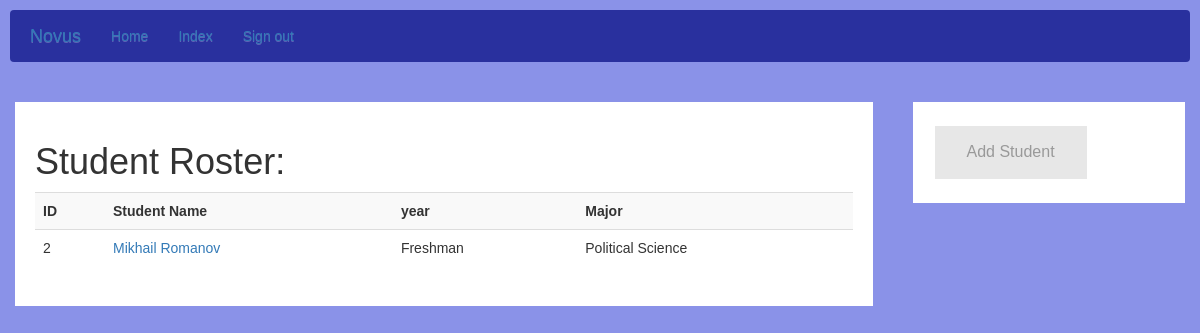
/student_roster (signed in), run on the app's committed database.
### models.py (models this page shows, shortened)
class User(db.Model, UserMixin):
    __tablename__="users"
    id = db.Column(db.Integer, primary_key=True)
    uniqueid = db.Column(db.String(5), index=True)
    name = db.Column(db.String(120), index=True, unique=False)
    gender = db.Column(db.String(6), index=True)
    email = db.Column(db.String(120), index=True)
    phone = db.Column(db.String(120), index=True)
    birthday = db.Column(db.String(120), index=True)
    active = db.Column(db.Boolean())
    roles = relationship("Role", secondary="user_roles")
    password = db.Column(db.String(128))
    type = db.Column(db.String(15))

class Student(User, db.Model):
    __tablename__= "students"
    id = db.Column(db.Integer, ForeignKey('users.id'), primary_key=True)
    year = db.Column(db.String(10), index=True)
    major = db.Column(db.String(120), index=True)
    courses = relationship("Course", secondary=class_registration_table, back_populates="students")
    submissions = relationship("Submission", backref="students")
    posts = relationship("Post", backref="students")

class User(db.Model, UserMixin):
    __tablename__="users"
    id = db.Column(db.Integer, primary_key=True)
    uniqueid = db.Column(db.String(5), index=True)
    name = db.Column(db.String(120), index=True, unique=False)
    gender = db.Column(db.String(6), index=True)
    email = db.Column(db.String(120), index=True)
    phone = db.Column(db.String(120), index=True)
    birthday = db.Column(db.String(120), index=True)
    active = db.Column(db.Boolean())
    roles = relationship("Role", secondary="user_roles")
    password = db.Column(db.String(128))
    type = db.Column(db.String(15))

### app.py (the view)
@app.route('/student_roster')
@login_required
@roles_required('Admin')
def student_roster():
    students = Student.query.all()
    return render_template('student_roster.html', students=students)

### templates/student_roster.html
{% extends 'layout.html' %}
{% block head %}
        <link rel="stylesheet" href="//maxcdn.bootstrapcdn.com/bootstrap/3.2.0/css/bootstrap.min.css">
        <link rel="stylesheet" href="//maxcdn.bootstrapcdn.com/bootstrap/3.2.0/css/bootstrap-theme.min.css">
        <link rel="stylesheet" type="text/css" href="/static/css/roster.css">
{% endblock %}
{% block app_content %}
<div class="row">
  <div class="leftcolumn">
    <div class="card" id="opt">
      <h1>Student Roster: </h1>
      <div style="text-align:center">
        <table class="table table-striped" >
          <tr>
            <th>ID</th>
            <th>Student Name</th>
            <th>year</th>
            <th>Major</th>
          </tr>
          {% for student in students %}
          <tr class="text-left">
            <td>{{student.id}}</td>
            <td><a href="{{ url_for('details', type='Student', id=student.id) }}">{{student.name}}</a></td>
            <td>{{student.year}}</td>
            <td>{{student.major}}</td>
          </tr>
          {% endfor %}
        </table>
      </div>
    </div>
  </div>
  <div class="rightcolumn">
    <div class="card">
      <a href="{{ url_for('create_student') }}" class="button">
        Add Student
      </a>
    </div>
  </div>
</div>
{% endblock %}

### static/css/roster.css (style rules this page uses)
* { box-sizing: border-box; }
body { font-family: Arial; padding: 10px; background: #8a92e8; }
.leftcolumn { float: left; width: 75%; background-color: #8a92e8; padding-right: 20px; }
.button { background-color: #e7e7e7; border: none; color: #999999; padding: 15px 32px; text-align: center; text-decoration: none; display: inline-block; font-size: 16px; margin: 4px 2px; cursor: pointer; }
.rightcolumn { float: right; width: 25%; background-color: #8a92e8; padding-left: 20px; }
.card { background-color: white; padding: 20px; margin-top: 20px; }
.row:after { content: ""; display: table; clear: both; }

### data on the page
Student: id "2", name "Mikhail Romanov", year "Freshman", major "Political Science"
